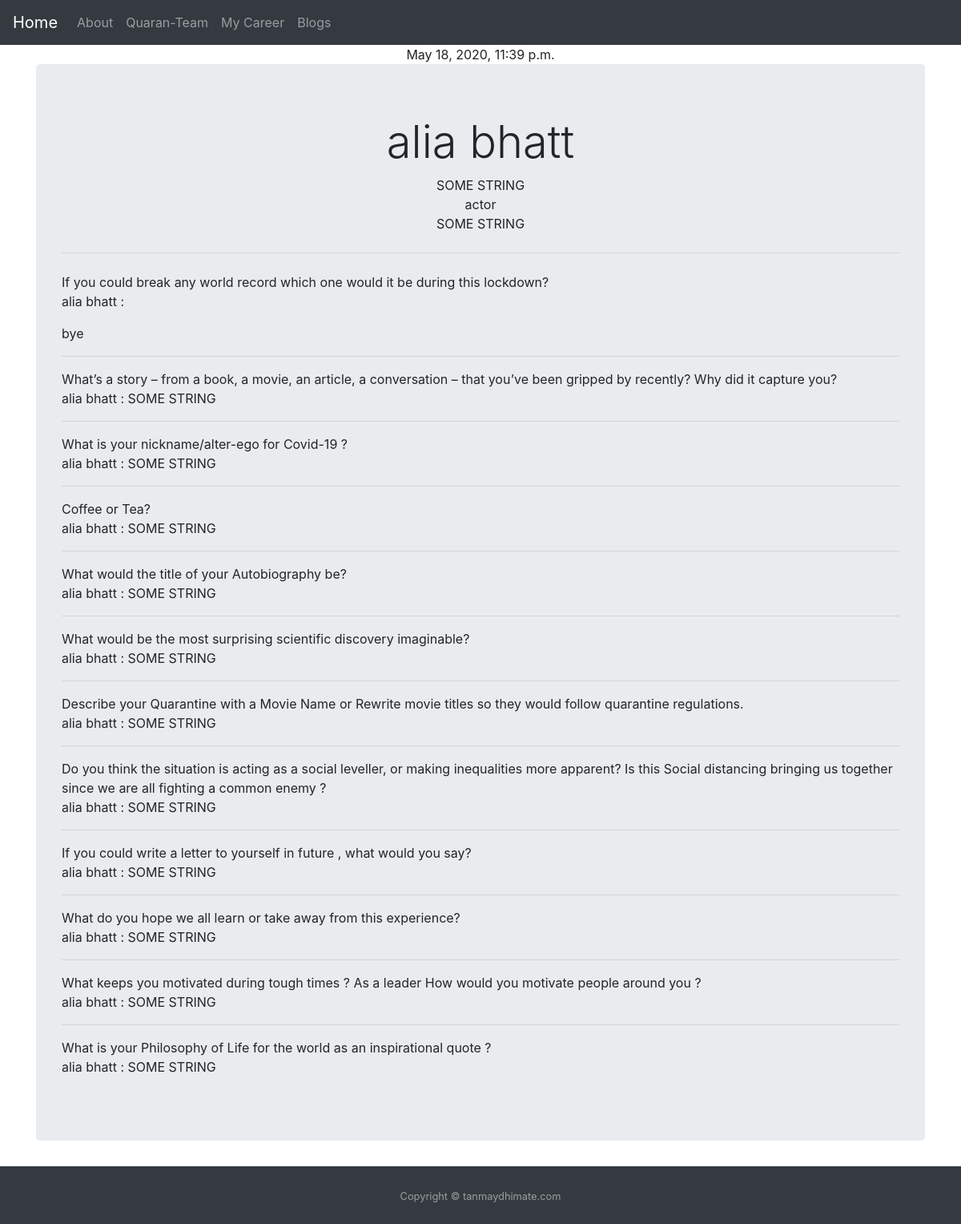
Screenshot of /post/3 with the database file from the repository.
### blog/models.py (models this page shows, shortened)
class Post(models.Model):
    name = models.CharField(max_length=200,default='')
    lname = models.CharField(max_length=200,default='')
    city = models.CharField(max_length=200,default='')
    job = models.CharField(max_length=200,default='')
    organ = models.CharField(max_length=200,default='')
    q1 = models.TextField(default='')
    q2 = models.TextField(default='')
    q3 = models.CharField(max_length=200,default='')
    q4 = models.CharField(max_length=200,default='')
    q5 = models.CharField(max_length=200,default='')
    q6 = models.TextField(default='')
    q7 = models.TextField(default='')
    q8 = models.TextField(default='')
    q9 = models.TextField(default='')
    q10 = models.TextField(default='')
    q11 = models.TextField(default='')
    q12 = models.CharField(max_length=500,default='')
    date = models.DateTimeField(default=timezone.now)

### blog/views.py (the view)
# urls.py: path('post/<int:pk>',views.PostDetailView.as_view(),name='post_detail'),
class PostDetailView(DetailView):
       model = Post

### blog/templates/blog/post_detail.html
{% extends "blog/base.html" %}
{% block content %}
<div class="date postdate">
  {{post.date}}
  </div>
  <div class="container">
  <div class="jumbotron">
  <h1 class="display-4" style="text-align:center">{{post.name}} {{post.lname}}</h1>
  <p style="text-align:center">{{post.organ}} <br> {{post.job}}<br>{{post.city}}</p><hr class="my-4">
  <p class="postcontent">If you could break any world record which one would it be during this lockdown? <br>{{post.name}} : {{post.q1|safe|linebreaksbr}}</p><hr class="my-3">
  <p class="postcontent">What’s a story – from a book, a movie, an article, a conversation – that you’ve been gripped by recently? Why did it capture you? <br>{{post.name}} : {{post.q2|safe|linebreaksbr}}</p><hr class="my-3">
  <p class="postcontent">What is your nickname/alter-ego  for Covid-19 ? <br>{{post.name}} : {{post.q3|safe|linebreaksbr}}</p><hr class="my-3">
  <p class="postcontent">Coffee or Tea? <br>{{post.name}} : {{post.q4|safe|linebreaksbr}}</p><hr class="my-3">
  <p class="postcontent">What would the title of your Autobiography be? <br>{{post.name}} : {{post.q5|safe|linebreaksbr}}</p><hr class="my-3">
  <p class="postcontent">What would be the most surprising scientific discovery imaginable?	<br>{{post.name}} : {{post.q6|safe|linebreaksbr}}</p><hr class="my-3">
  <p class="postcontent">Describe your Quarantine with a Movie Name or Rewrite movie titles so they would follow quarantine regulations. <br>{{post.name}} : {{post.q7|safe|linebreaksbr}}</p><hr class="my-3">
  <p class="postcontent">Do you think the situation is acting as a social leveller, or making inequalities more apparent?
                        Is  this Social distancing bringing us together since we are all fighting a common enemy ? <br>{{post.name}} : {{post.q8|safe|linebreaksbr}}</p><hr class="my-3">
  <p class="postcontent">If you could write a letter to yourself in future , what would you say? <br>{{post.name}} : {{post.q9|safe|linebreaksbr}}</p><hr class="my-3">
  <p class="postcontent">What do you hope we all learn or take away from this experience? <br>{{post.name}} : {{post.q10|safe|linebreaksbr}}</p><hr class="my-3">
  <p class="postcontent">What keeps you motivated during tough times ? As a leader How would you motivate people around you ? <br>{{post.name}} : {{post.q11|safe|linebreaksbr}}</p><hr class="my-3">
  <p class="postcontent">What is your Philosophy of Life for the world as an inspirational quote ? <br>{{post.name}} : {{post.q12|safe|linebreaksbr}}</p>
  </div>
  </div>
{% endblock %}

### blog/templates/blog/base.html (shortened to what this page needs)
<!DOCTYPE html>
{% load static %}
<html lang="en" dir="ltr">
  <head>
    <link rel="stylesheet" href="https://stackpath.bootstrapcdn.com/bootstrap/4.1.3/css/bootstrap.min.css"
>
    <link rel="stylesheet" href="//cdn.jsdelivr.net/npm/medium-editor@latest/dist/css/medium-editor.min.css" type="text/css" media="screen" charset="utf-8">
 <link rel="stylesheet" href="{% static 'css/blog.css' %}">
  </head>
  <body>
<nav class="navbar navbar-expand-lg bg-dark navbar-dark ">
<a class="navbar-brand" href="{% url 'base' %}">Home</a>
<div class="collapse navbar-collapse" id="bs-example-navbar-collapse-1">
  <div class="navbar-nav">
    <a class="nav-item nav-link" href="{% url 'about' %}">About</a>
    <a class="nav-item nav-link" href="{% url 'post_list' %}">Quaran-Team</a>
    <a class="nav-item nav-link" href="{% url 'career' %}">My Career</a>
    <a class="nav-item nav-link" href="{% url 'blogs' %}">Blogs</a>
  </div>
</div>
</nav>
{% block content %}{% endblock %}
</body>
<footer id="sticky-footer" class="py-4 bg-dark text-white-50">
  <div class="container text-center">
    <small>Copyright &copy; tanmaydhimate.com</small>
  </div>
</footer>
    </html>

### blog/static/css/blog.css (style rules this page uses)
.postdate { text-align: center; }
.postcontent { font-size: 1em; }

### rows the page displays
Post: date "May 18, 2020, 11:39 p.m.", name "alia bhatt", organ "SOME STRING", job "actor", city "SOME STRING", q1 "bye", q2 "SOME STRING", q3 "SOME STRING", q4 "SOME STRING", q5 "SOME STRING", q6 "SOME STRING", q7 "SOME STRING", q8 "SOME STRING", q9 "SOME STRING", q10 "SOME STRING", q11 "SOME STRING", q12 "SOME STRING"
